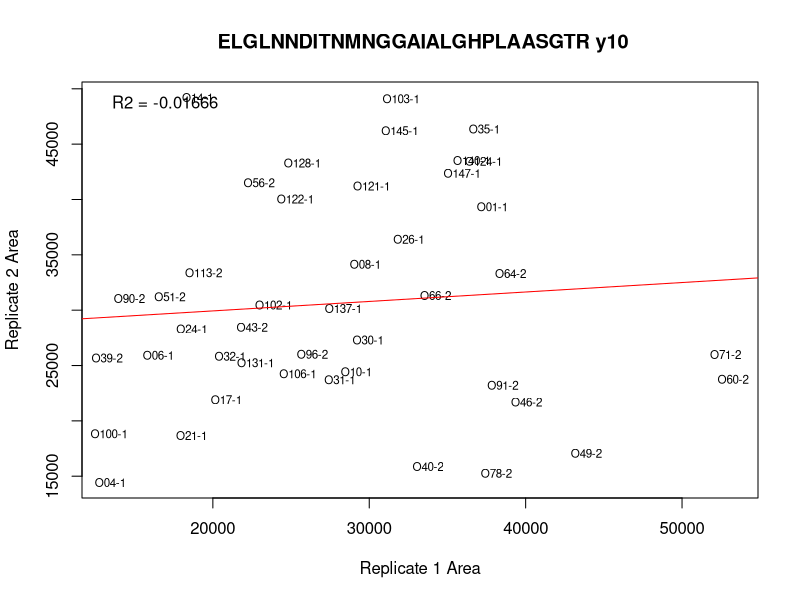
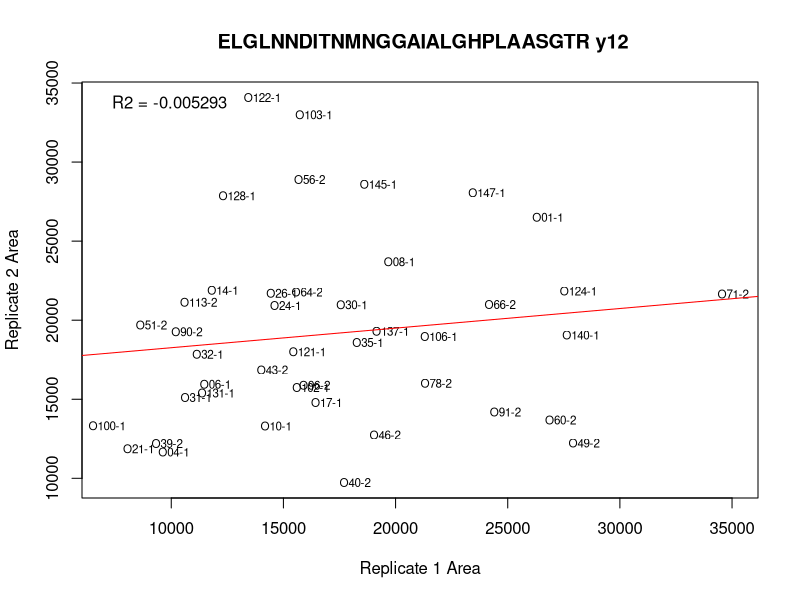
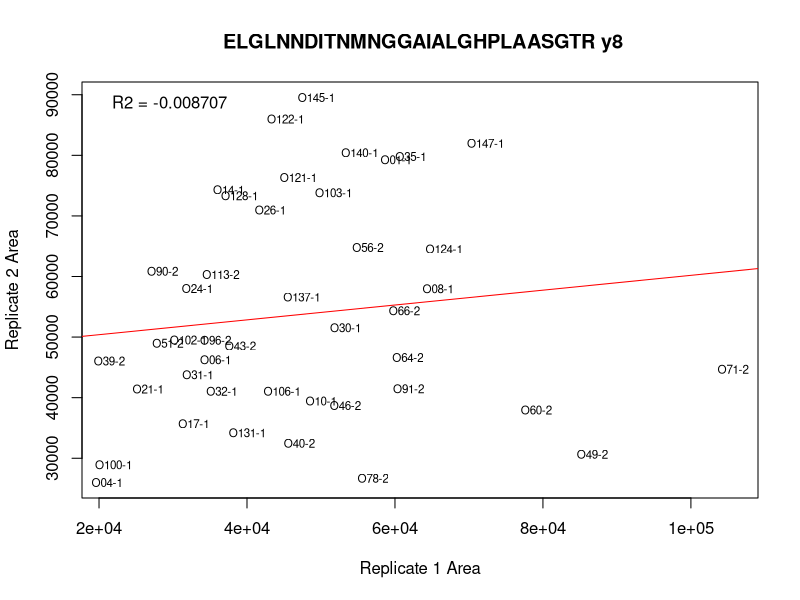
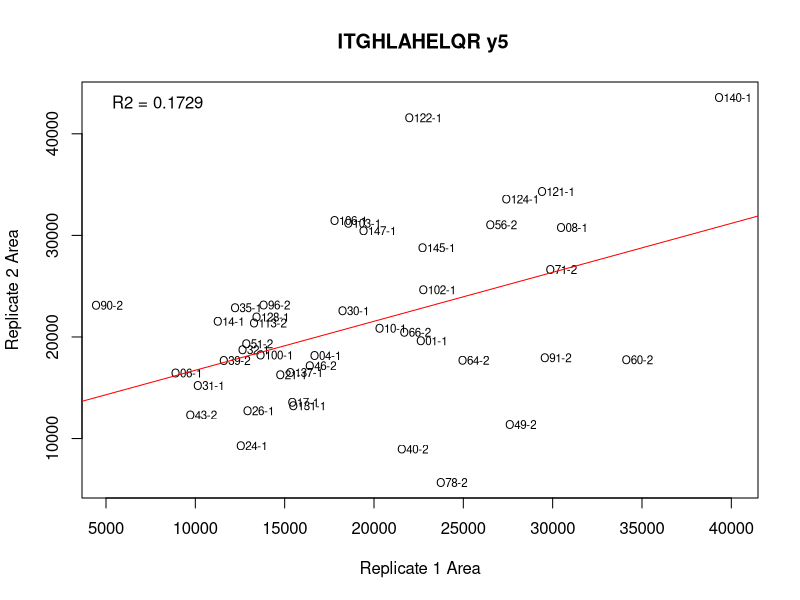
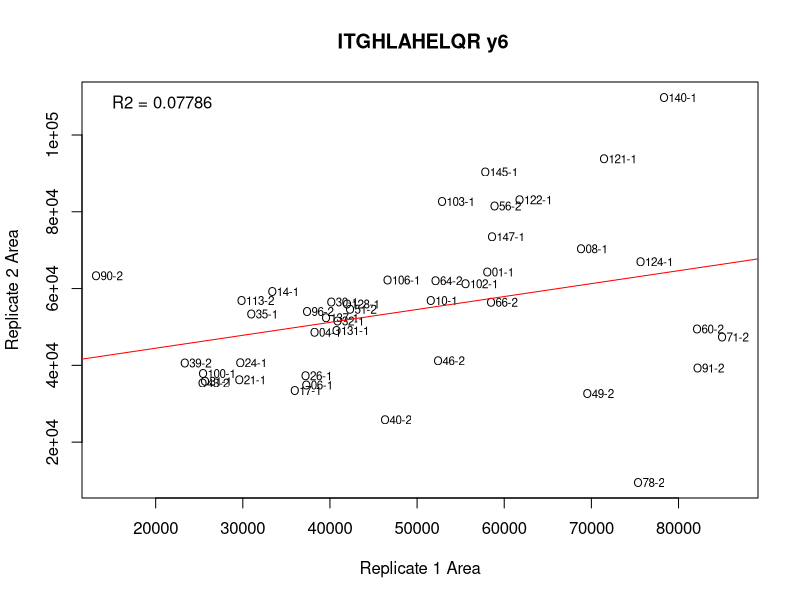
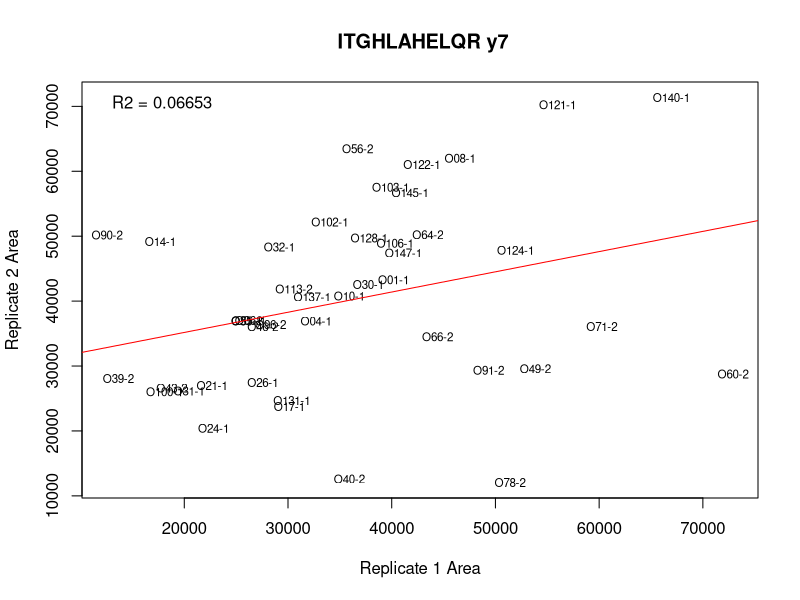
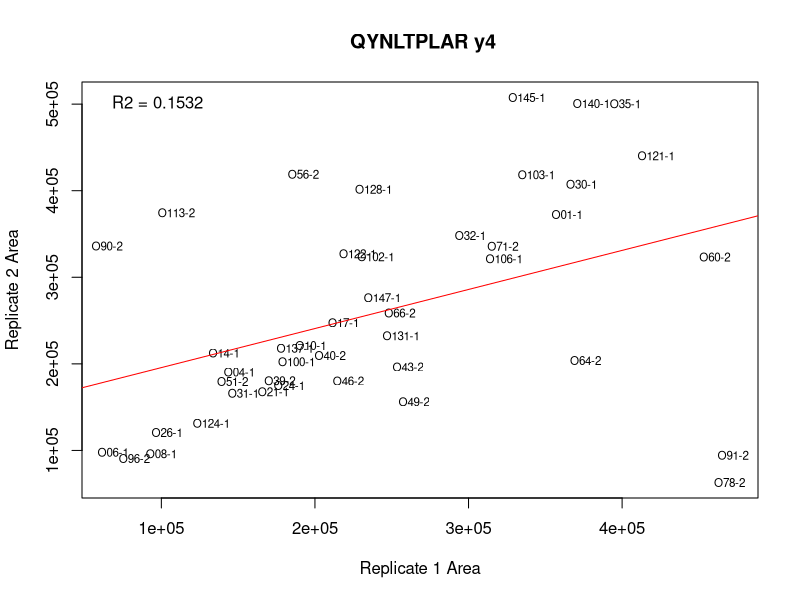
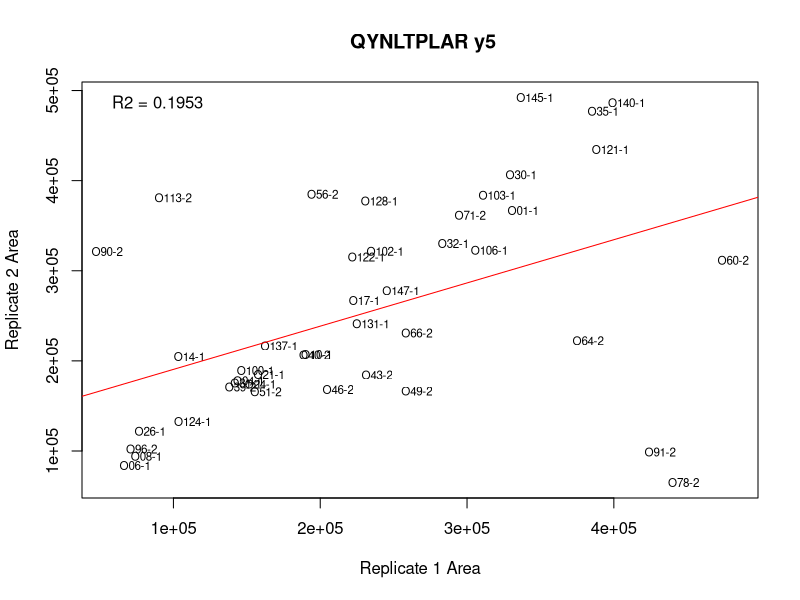

The R source for these figures, in order: (Note: this script raises an error after producing the figures.)
#In this script, I'll assess if there are certain transitions contributing to the poor technical replication of my samples.

#### IMPORT DATA ####

SRMAreas <- read.csv("2017-09-12-Gigas-SRM-ReplicatesOnly-PostDilutionCurve-NoPivot-RevisedSettings-Report.csv", na.strings = "#N/A") #Specify Skyline's special way of designating N/A values
head(SRMAreas) #Confirm import
tail(SRMAreas) #Confirm import

#### CREATE A MASTER DATAFRAME ####

#I want to merge my Skyline data with sample names, sites, and eelgrass condition to create a master dataframe will all possible information

sequenceFile <- read.csv("2017-07-28-SRM-Samples-Sequence-File.csv", na.strings = "N/A") # Import sequence file
head(sequenceFile) #Confirm import
sequenceFile <- sequenceFile[,c(2,3,8)] #Keep the Replicate.Name, Comment and TIC columns
names(sequenceFile) <- c("Replicate.Name", "Sample.Number", "TIC")
head(sequenceFile) #Confirm change
masterSRMData <- merge(x = SRMAreas, y = sequenceFile, by = "Replicate.Name") #Merge the sample names and replicate names to use for analysis.
head(masterSRMData) #Confirm merge
tail(masterSRMData) #Confirm merge

biologicalReplicates <- read.csv("2017-09-06-Biological-Replicate-Information.csv", na.strings = "N/A") #Import site and eelgrass condition information (i.e. biological replicate information)
head(biologicalReplicates) #Confirm import
tail(biologicalReplicates) #Confirm import
masterSRMDataBiologicalReplicates <- merge(x = masterSRMData, y = biologicalReplicates, by = "Sample.Number") #Add biological replicate information to master list.
head(masterSRMDataBiologicalReplicates) #Confirm change
#write.csv(x = masterSRMDataBiologicalReplicates, file = "2017-09-07-Master-SRM-Data-BiologicalReplicates-NoBlanks-NoPivot.csv") #Write out master dataframe

#### SUBSET TARGET PROTEIN DATA ####

#I want only the protein/peptide/transition information and peak area

SRMDataTargetsOnly <- masterSRMDataBiologicalReplicates #Duplicate master list into a new dataframe
head(SRMDataTargetsOnly) #Confirm copy
tail(SRMDataTargetsOnly) #Confirm copy
SRMDataTargetsOnly <- SRMDataTargetsOnly[,-c(2, 5, 7, 10, 11)] #Remove extraneous columns: Replicate.Name, Transition, Peptide.Retention.Time, Site, Eelgrass
head(SRMDataTargetsOnly) #Confirm column removal
SRMDataTargetsOnly <- SRMDataTargetsOnly[! SRMDataTargetsOnly$Protein.Name %in% "PRTC peptides", ] #Remove PRTC peptide data from target protein dataframe
head(SRMDataTargetsOnly) #Confirm removal
transform(SRMDataTargetsOnly, Area = as.numeric(Area)) #Make sure Area is recognized as a numeric variable
is.numeric(SRMDataTargetsOnly$Area) #Confirm change
transform(SRMDataTargetsOnly, TIC = as.numeric(TIC)) #Make sure TIC is recognized as a numeric variable
is.numeric(SRMDataTargetsOnly$TIC) #Confirm change

#### REFORMAT TARGET ONLY DATAFRAME ####

#First I will make a new dataframe be Protein/Peptides/Transitions, with the column names as the sample number

SRMDataTargetsOnly <- SRMDataTargetsOnly[,-6] #Remove TIC column
head(SRMDataTargetsOnly) #Confirm creation

#My first step is to change my dataframe from long to wide (i.e. cast it)
library(reshape2) #Instal package to pivot table
SRMDataTargetsOnlyPivoted <- dcast(SRMDataTargetsOnly, Protein.Name + Peptide.Sequence + Fragment.Ion ~ Sample.Number) #Cast table! Protein/Peptides/Transitions remain as columns with Sample Number as column headers. Normalized.Area used as value column by default.
head(SRMDataTargetsOnlyPivoted) #Confirm cast.
SRMDataTargetsOnlyPivoted$RowNames <- paste(SRMDataTargetsOnlyPivoted$Protein.Name, SRMDataTargetsOnlyPivoted$Peptide.Sequence, SRMDataTargetsOnlyPivoted$Fragment.Ion) #Merge Protein, Peptide and Transition information into one column
head(SRMDataTargetsOnlyPivoted) #Confirm column merge
SRMDataTargetsOnlyPivoted <- SRMDataTargetsOnlyPivoted[,-c(1:3)] #Remove unmerged columns
head(SRMDataTargetsOnlyPivoted) #Confirm column removal

SRMDataTargetsOnlyPivotedCorrected <- SRMDataTargetsOnlyPivoted #Duplicate dataframe
SRMDataTargetsOnlyPivotedCorrected[is.na(SRMDataTargetsOnlyPivotedCorrected)] <- 0 #Replace NAs with 0s
head(SRMDataTargetsOnlyPivotedCorrected) #Confirm there are no NAs
rownames(SRMDataTargetsOnlyPivotedCorrected) <- SRMDataTargetsOnlyPivotedCorrected$RowNames #Set RowNames column as dataframe rownames
SRMDataTargetsOnlyPivotedCorrected <- subset(SRMDataTargetsOnlyPivotedCorrected, select = -c(RowNames)) #Remove RowNames column
head(SRMDataTargetsOnlyPivotedCorrected) #Confirm changes

#Now I'll take my dataframe and split it into two: one for each batch of technical replicates.

SRMDataTargetsReplicateOne <- SRMDataTargetsOnlyPivotedCorrected[, c(seq(from = 1, to = (length(SRMDataTargetsOnlyPivotedCorrected) - 1), by = 2))] #Subset all odd columns (first replicate)
colnames(SRMDataTargetsReplicateOne) #Confirm subset
SRMDataTargetsReplicateTwo <- SRMDataTargetsOnlyPivotedCorrected[, c(seq(from = 2, to = length(SRMDataTargetsOnlyPivotedCorrected), by = 2))] #Subset all even columns (first replicate)
colnames(SRMDataTargetsReplicateTwo) #Confirm subset

#Finally, I'll transpose each dataframe. The resulting dataframes will have transitions in the columns and samples in the rows.

SRMDataTransposedReplicateOne <- t(SRMDataTargetsReplicateOne) #Transpose Replicate 1 dataframe
head(SRMDataTransposedReplicateOne) #Confirm transposition
SRMDataTransposedReplicateTwo <- t(SRMDataTargetsReplicateTwo) #Transpose Replicate 2 dataframe
head(SRMDataTransposedReplicateTwo) #Confirm transposition

#### CREATE PLOTS FOR EACH TRANSITION ####

correlationFilenames <- data.frame(filenames = colnames(SRMDataTransposedReplicateOne),
                                   modifier = rep(".jpeg", 111)) #Make a dataframe of filenames
correlationFilenames$full <- paste(correlationFilenames$filenames, correlationFilenames$modifier) #Merge the two columns together in a third column. This column has the full filename that will be used
head(correlationFilenames) #Confirm changes

setwd(dir = "2017-10-10-Troubleshooting/2017-10-10-Transition-Replicate-Correlations/") #Change working directory so files are saved in the same directory as the R script
getwd() #Confirm changes

nTransitions <- nrow(SRMDataTargetsReplicateOne) #Number of transitions used
for(i in 1:nTransitions) { #For all transitions
  transitionModel <- lm(SRMDataTransposedReplicateTwo[,i] ~ SRMDataTransposedReplicateOne[,i]) #Predict Replicate 2 from Replicate 1
  fileName <- correlationFilenames$full[i] #Set filename choice as the ith entry
  jpeg(filename = fileName, width = 1000, height = 1000) #Save .jpeg using set filename
  plot(x= SRMDataTransposedReplicateOne[,i], y = SRMDataTransposedReplicateTwo[,i], xlab = "Replicate 1 Area", ylab = "Replicate 2 Area", main = correlationFilenames$filename[i], type = "n") #Create plot, but do not plot points
  text(x = SRMDataTransposedReplicateOne[,i], y = SRMDataTransposedReplicateTwo[,i], labels = rownames(SRMDataTransposedReplicateOne), cex = 0.7) #Plot sample ID instead of points
  abline(transitionModel, col = "red") #Plot regression
  legend("topleft", bty = "n", legend = paste("R2 =", format(summary(transitionModel)$adj.r.squared, digits=4))) #Plot R-squared value
  dev.off() #Turn off plotting mechanism
}